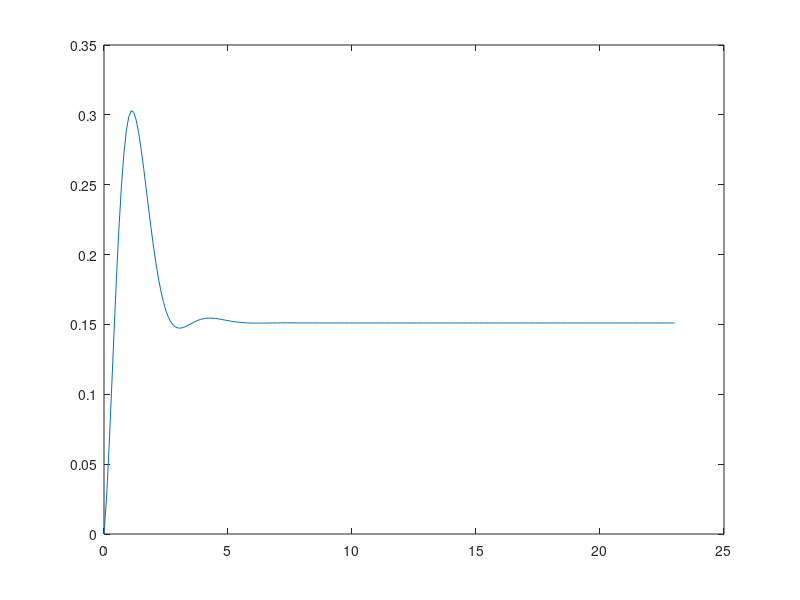
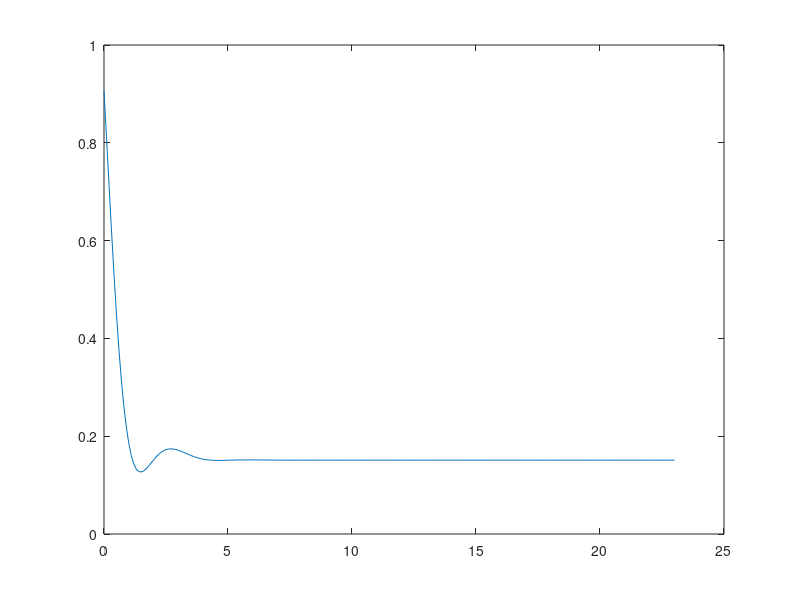
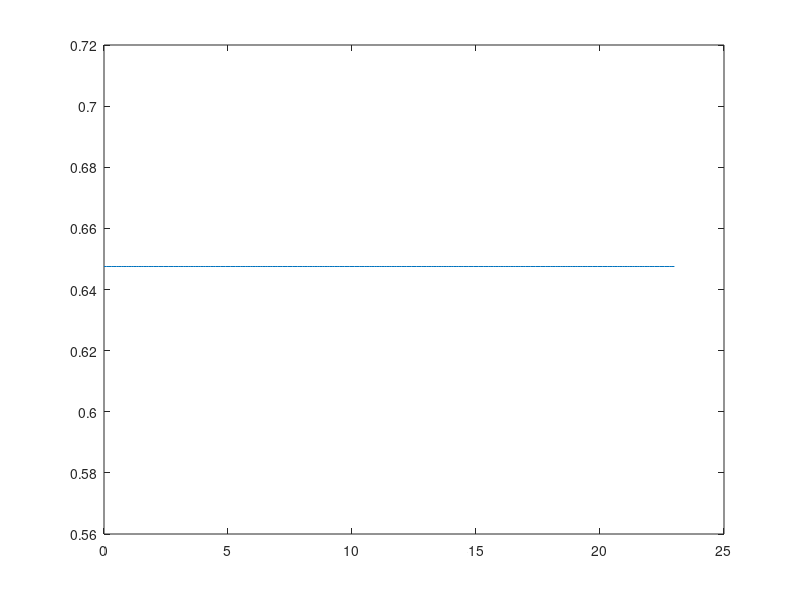

Reproduce these figures in MATLAB, in order.
clearvars
close all
clc


J = 1;
dt = 0.1;
T = 0:dt:23;
gamma = 1;
P = 0.2; %Incohernet pumping

theta = pi/4;
phi = pi/4;
p1 = cos(theta)^2;
p2 = sin(theta)^2 * cos(phi)^2;
p3 = sin(theta)^2 * sin(phi)^2;

d = 2; %dimension of the annihilation and creation operator
a = diag(sqrt(1:d-1),1); %annihilation operator
p_number = 1;
I = eye(d);
alpha = 1;

W = rand(1,2);
sig_z = [1,0;0,-1];
sig_m = [0,0;1,0];
sig_p = [0,1;0,0];

gs = [0;1]; %Ground state
es = [1;0]; %Excited state
Ini = 1/sqrt(2)*[1;1];

I_a = eye(d);
I_b = eye(2);
b1 = kron(sig_m, kron(I_b, I_a));
% b1 = kron(I_a,kron(sig_m, I_b));
b2 = kron(I_b, kron(sig_m, I_a));
% b2 = kron(I_a, kron(I_b, sig_m));
A = kron(I_b, kron(I_b,a));
% A = kron(a,kron(I_b,I_b));

H_R = J*(b1'*b2 + b2'*b1);

psi = kron(gs,es); %reservoir 1 : excited, reservoir 2 : ground
rho_R = psi*psi';

%%

%%
% Coherent state
rho_coh = 0; %Initialization

for i = 0:d-1
    for j = 0:d-1
        rho_coh = rho_coh + exp(-alpha^2)*(alpha^i)*(conj(alpha)^j)/sqrt(prod(1:i)*prod(1:j))*I(:,i+1)*I(:,j+1)';
    end
end

% trace(rho_coh)
g2_coh = trace(a'*a'*a*a*rho_coh)/trace(a'*a*rho_coh)^2; %should be 2

%% 
% Thermal state
nth = 0.5;
rho_th = 0;

for i=0:d-1
    rho_th = rho_th+(nth^i/(1+nth)^(i+1))*I(:,i+1)*I(:,i+1)'; 
end
% trace(rho_th)
g2_th = trace(a'*a'*a*a*rho_th)/trace(a'*a*rho_th)^2; %should be 1

%%
% rho_fock = I(:,d)*I(:,d)';
psi_fock = (a')^p_number/sqrt(prod(1:p_number))*I(:,1);
rho_fock = psi_fock*psi_fock';
g2_fock = trace(a'*a'*a*a*rho_fock)/trace(a'*a*rho_fock)^2;
g2_fock_check = (p_number - 1)/p_number;

%% 
rho_s = p1*rho_fock + p2*rho_coh + p3*rho_th;

rho = kron(rho_R, rho_s);

for t=1:length(T)
    % Pe(t) = kron(es, If(:,1))'*rho*kron(es, If(:,1));
    % correlation(t) = trace(rho*A'*A'*A*A)/trace(rho*A'*A)^2;
    n1(t) = trace(rho*b1'*b1);
    n2(t) = trace(rho*b2'*b2);
    n_a(t) = trace(rho*A'*A); %this should be constant when u add cascade coupling term
    
    H = H_R;
    K1 = -1i*(H*rho - rho*H) + gamma/2*(2*b1*rho*b1' - rho*b1'*b1 - b1'*b1*rho) ...
                             + gamma/2*(2*b2*rho*b2' - rho*b2'*b2 - b2'*b2*rho) ...
                             + P/2*(2*b1'*rho*b1 - rho*b1*b1' - b1*b1'*rho)...
                             + P/2*(2*b2'*rho*b2 - rho*b2*b2' - b2*b2'*rho);
    rho1 = rho + 0.5*dt*K1;
    K2 = -1i*(H*rho1 - rho1*H) + gamma/2*(2*b1*rho1*b1' - rho1*b1'*b1 - b1'*b1*rho1) ...
                               + gamma/2*(2*b2*rho1*b2' - rho1*b2'*b2 - b2'*b2*rho1) ...
                               + P/2*(2*b1'*rho1*b1 - rho1*b1*b1' - b1*b1'*rho1) ...
                               + P/2*(2*b2'*rho1*b2 - rho1*b2*b2' - b2*b2'*rho1);
    rho2 = rho + 0.5*dt*K2;
    K3 = -1i*(H*rho2 - rho2*H) + gamma/2*(2*b1*rho2*b1' - rho2*b1'*b1 - b1'*b1*rho2) ...
                               + gamma/2*(2*b2*rho2*b2' - rho2*b2'*b2 - b2'*b2*rho2) ...
                               + P/2*(2*b1'*rho2*b1 - rho2*b1*b1' - b1*b1'*rho2) ...
                               + P/2*(2*b2'*rho2*b2 - rho2*b2*b2' - b2*b2'*rho2);
    rho3 = rho + dt*K3;
    K4 = -1i*(H*rho3 - rho3*H) + gamma/2*(2*b1*rho3*b1' - rho3*b1'*b1 - b1'*b1*rho3) ...
                               + gamma/2*(2*b2*rho3*b2' - rho3*b2'*b2 - b2'*b2*rho3) ...
                               + P/2*(2*b1'*rho3*b1 - rho3*b1*b1' - b1*b1'*rho3) ...
                               + P/2*(2*b2'*rho3*b2 - rho3*b2*b2' - b2*b2'*rho3);

    rho = rho + 1/6*dt*(K1+2*K2+2*K3+K4);
end

figure()
plot(T,abs(n1))
figure()
plot(T,abs(n2))
figure()
plot(T,abs(n_a))